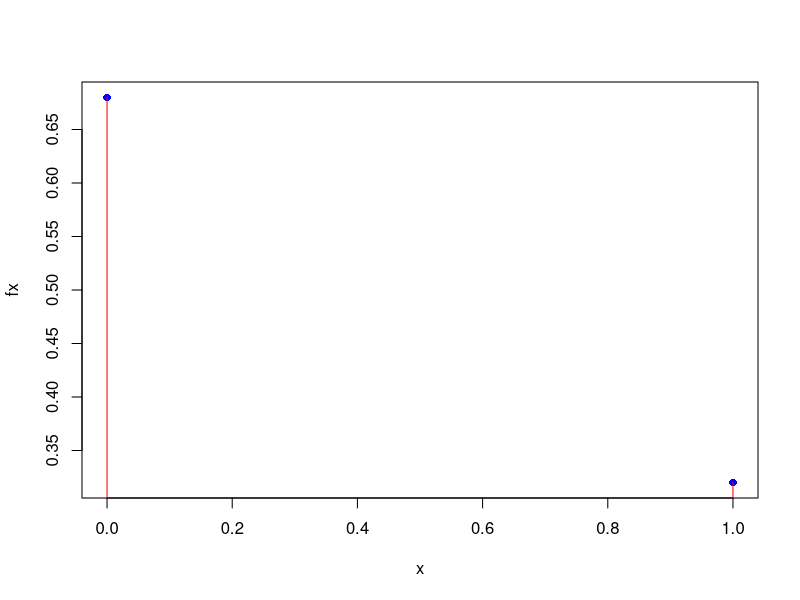

This chart was generated by the following R code:
#Solucion Pregunta 1

x <- c(0,1) #vector definit
fx <- c(0.68,0.32)

#tabla de probavilidad
cbind(x,fx)
plot(x,fx, pch=16, col="blue")
lines(x,fx,type="h", col="red") #linia de la grafica
